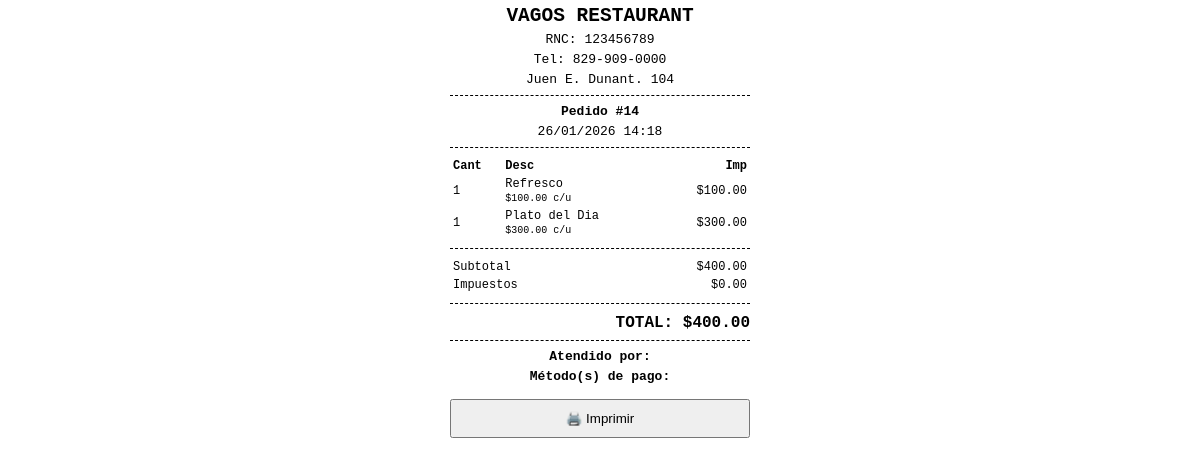
/api/caja/ticket/2/, run on an earlier commit of the app's database.
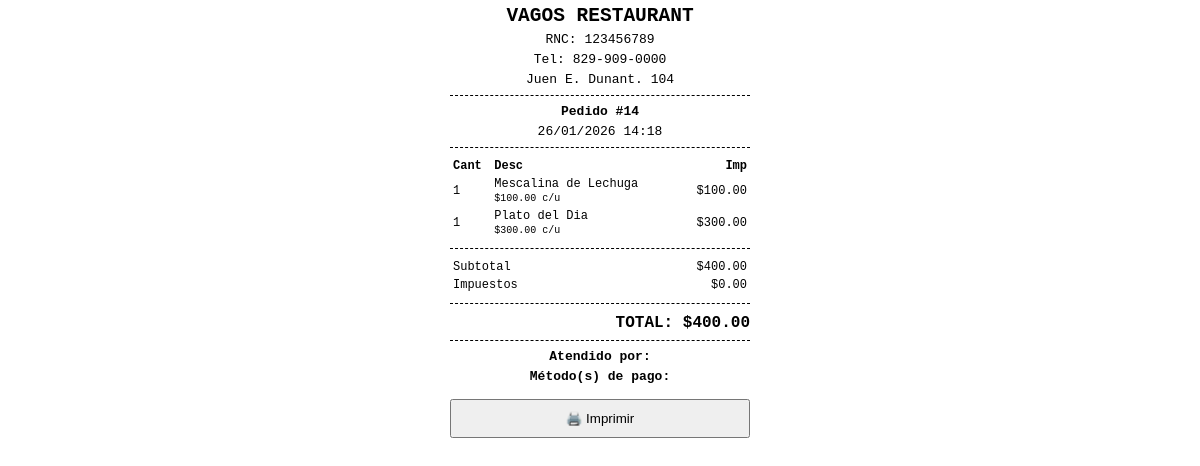
And on a later commit of the database.
### core/models.py (models this page shows, shortened)
class Empresa(models.Model):
    nombre = models.CharField(max_length=200)
    razon_social = models.CharField(max_length=200, blank=True, null=True)
    rnc = models.CharField(max_length=20, blank=True, null=True)
    telefono = models.CharField(max_length=20, blank=True, null=True)
    whatsapp = models.CharField(max_length=20, blank=True, null=True)
    email = models.EmailField(blank=True, null=True)
    email_contacto = models.EmailField(blank=True, null=True)
    direccion = models.TextField(blank=True, null=True)
    horario = models.CharField(max_length=200, blank=True, null=True)
    slogan = models.CharField(max_length=255, blank=True, null=True)
    instagram = models.URLField(blank=True, null=True)
    facebook = models.URLField(blank=True, null=True)
    google_maps_url = models.URLField(blank=True, null=True)
    logo = models.ImageField(upload_to="empresa/", blank=True, null=True)
    pie_factura = models.TextField(
        blank=True,
        null=True,
        help_text="Texto que aparecerá al final del ticket o factura"
    )
    activo = models.BooleanField(default=True)
    meta_title = models.CharField(max_length=255, blank=True, null=True)
    meta_description = models.TextField(blank=True, null=True)
    ciudad = models.CharField(max_length=100, blank=True, null=True)
    pais = models.CharField(max_length=100, blank=True, null=True)

### caja/models.py (models this page shows, shortened)
class Venta(models.Model):
    orden = models.OneToOneField("ordenes.Orden", on_delete=models.PROTECT, related_name="venta",  null=True,
        blank=True)
    cajero = models.ForeignKey(settings.AUTH_USER_MODEL, on_delete=models.PROTECT)
    fecha = models.DateTimeField(auto_now_add=True)
    subtotal = models.DecimalField(max_digits=10, decimal_places=2)
    impuestos = models.DecimalField(max_digits=10, decimal_places=2, default=0)
    total = models.DecimalField(max_digits=10, decimal_places=2)
    reserva = models.OneToOneField(
    "reserva.Reserva",
    on_delete=models.PROTECT,
    null=True,
    blank=True,
    related_name="venta"
)
    completada = models.BooleanField(default=False)  # Se marca cuando el pago cubre el total

### ordenes/models.py (models this page shows, shortened)
class Orden(models.Model):
    usuario = models.ForeignKey(User, on_delete=models.SET_NULL, null=True, blank=True)
    total = models.DecimalField(max_digits=10, decimal_places=2)
    creado = models.DateTimeField(auto_now_add=True)
    ESTADOS = (
        ('pendiente', 'Pendiente'),
        ('preparando', 'Preparando'),
        ('entregado', 'Entregado'),
                ('canelado', 'Cancelado'),
    )
    estado = models.CharField(max_length=20, choices=ESTADOS, default='pendiente')
    cliente_nombre = models.CharField(max_length=200, blank=True, null=True)
    cliente_telefono = models.CharField(max_length=20, blank=True, null=True)
    TIPO_PEDIDO = (
        ("delivery", "Delivery"),
        ("retirar", "Retirar en local"),
    )
    tipo_pedido = models.CharField(max_length=20, choices=TIPO_PEDIDO, default="retirar")
    direccion = models.TextField(blank=True, null=True)

class OrdenItem(models.Model):
    orden = models.ForeignKey(Orden, related_name='items', on_delete=models.CASCADE)
    producto = models.ForeignKey('productos.Producto', on_delete=models.CASCADE)
    cantidad = models.PositiveIntegerField()
    precio = models.DecimalField(max_digits=10, decimal_places=2)
    @property
    def total_linea(self):
        return self.cantidad * self.precio

### productos/models.py (models this page shows, shortened)
class Producto(models.Model):
    categoria = models.ForeignKey(
        Categoria,
        related_name='productos',
        on_delete=models.CASCADE
    )
    nombre = models.CharField(max_length=150)
    descripcion = models.TextField(blank=True)
    precio = models.DecimalField(max_digits=8, decimal_places=2)
    disponible = models.BooleanField(default=True)
    imagen = models.ImageField(upload_to='productos/', blank=True, null=True)

### caja/views.py (the view)
# urls.py: path('caja/ticket/<int:venta_id>/', ticket_venta),
def ticket_venta(request, venta_id):
    venta = get_object_or_404(Venta, id=venta_id)
    empresa = Empresa.objects.filter(activo=True).first()
    html = render_to_string("ticket.html", {
        "venta": venta,
        "empresa": empresa,  # 👈 la enviamos al template
        "usuario": request.user
    })
    return HttpResponse(html)

### templates/ticket.html (shortened to what this page needs)
<!DOCTYPE html>
<html>
<head>
</head>
<body>
<h2>{{ empresa.nombre }}</h2>
{% if empresa.rnc %}
<p>RNC: {{ empresa.rnc }}</p>
{% endif %}
{% if empresa.telefono %}
<p>Tel: {{ empresa.telefono }}</p>
{% endif %}
{% if empresa.direccion %}
<p>{{ empresa.direccion }}</p>
{% endif %}
<div class="linea"></div>
 {% if venta.orden %}
    <p><strong>Pedido #{{ venta.orden.id }}</strong></p>
{% elif venta.reserva %}
    <p><strong>Reserva #{{ venta.reserva.id }}</strong></p>
{% else %}
    <p><strong>Venta directa</strong></p>
{% endif %}
    <p>{{ venta.fecha|date:"d/m/Y H:i" }}</p>
  <div class="linea"></div>
<table>
    <thead>
        <tr>
            <th style="text-align:left;">Cant</th>
            <th style="text-align:left;">Desc</th>
            <th style="text-align:right;">Imp</th>
        </tr>
    </thead>
    <tbody>
       {% if venta.orden %}
    {% for item in venta.orden.items.all %}
    <tr>
        <td>{{ item.cantidad }}</td>
        <td>
            {{ item.producto.nombre }}<br>
            <small>${{ item.precio }} c/u</small>
        </td>
        <td style="text-align:right;">
            ${{ item.total_linea }}
        </td>
    </tr>
    {% endfor %}
{% endif %}
    </tbody>
</table>
<div class="linea"></div>
<table>
    <tr>
        <td>Subtotal</td>
        <td style="text-align:right;">${{ venta.subtotal }}</td>
    </tr>
    <tr>
        <td>Impuestos</td>
        <td style="text-align:right;">${{ venta.impuestos }}</td>
    </tr>
</table>
<div class="linea"></div>
<p class="total">TOTAL: ${{ venta.total }}</p>
<div class="linea"></div>
<p><strong>Atendido por:</strong> {{ usuario.username }}</p>
<p><strong>Método(s) de pago:</strong></p>
    <button onclick="window.print()">🖨️ Imprimir</button>
</body>
</html>

### templates/ticket.html (style rules this page uses)
body { font-family: monospace; width: 300px; margin: auto; }
h2, p { text-align: center; margin: 5px 0; }
table { width: 100%; font-size: 12px; }
.total { font-weight: bold; font-size: 16px; text-align: right; margin-top: 10px; }
.linea { border-top: 1px dashed black; margin: 8px 0; }
button { margin-top: 10px; width: 100%; padding: 10px; }

What changed in the data, as far as the page shows it:
changed through a linked row, OrdenItem: producto.nombre "Refresco" → "Mescalina de Lechuga"
